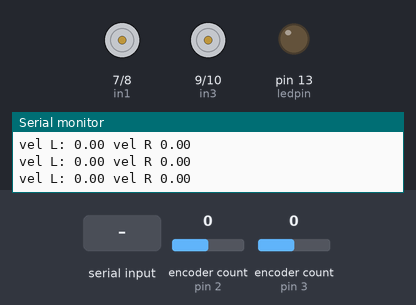
The sketch below on a simulated Arduino Uno, built with avr-gcc and run on an emulated ATmega328P. Shown: motor-driver pin pairs drawn as motors (green arrow = first pin HIGH = forward, orange = second pin HIGH = backward, longer = more drive, scaled by the enable pin), output pins drawn as LEDs (lit = HIGH), the last lines printed to the serial monitor. The inputs (shaded band) are chosen by the test bench; at power-on: encoder count (sensors on pin 3, pin 2) 0.

Above: at 1.2 s.
1.3 s: "w" received over Serial
At 4.22 s:
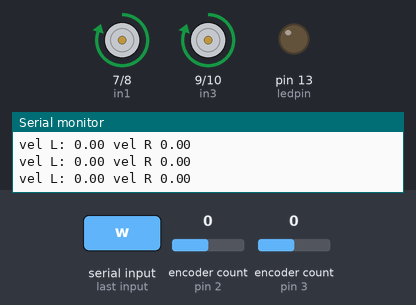
4.3 s: "a" received over Serial
At 4.94 s:
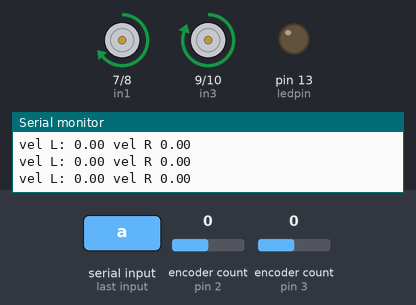
7.3 s: "d" received over Serial
At 7.48 s:
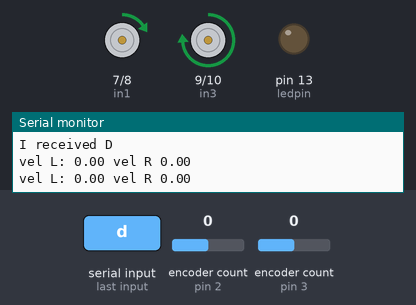
10.3 s: encoder count (sensor on pin 3) set to 1
13.3 s: "a" received over Serial
At 13.49 s:
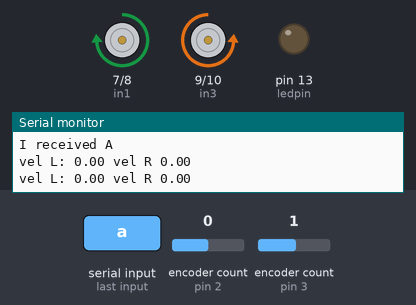
16.3 s: encoder count (sensor on pin 2) set to 4
Timing chart, 0 to 20.3 s (numbered marks = the images above; inputs shaded):
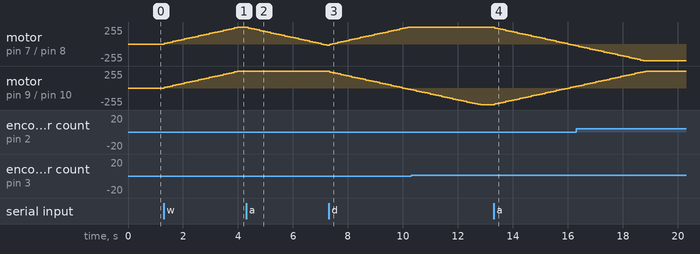

Measured:
- after the input at 1.3 s, motor on pin 7 (in1) / pin 8 (in2), motor on pin 9 (in3) / pin 10 (in4): moves from stopped to forward 254/255 over 2.7 s, starting at once
- after the input at 4.3 s, motor on pin 7 (in1) / pin 8 (in2): moves from forward 254/255 to backward 17/255 over 2.9 s, starting after 0.08 s
- after the input at 7.3 s, motor on pin 9 (in3) / pin 10 (in4): moves from forward 254/255 to backward 26/255 over 3.0 s, starting at once
- after the input at 13.3 s, motor on pin 7 (in1) / pin 8 (in2): moves from forward 254/255 to backward 26/255 over 3.0 s, starting at once; motor on pin 9 (in3) / pin 10 (in4): moves from backward 254/255 to forward 26/255 over 3.0 s, starting at once

The sketch:

BalancingCarMotorsOnly.ino
```cpp
//Needs this encoder library
//http://www.pjrc.com/teensy/td_libs_Encoder.html
#include <Encoder.h>

//variables for directions
#define MOTORFORWARD 1
#define MOTORBACKWARD -1
#define MOTORSTOP 0
#define PWM_MAX 254
#define CHANGE_LIMIT 50

//PINS FOR L298N
// LEFT MOTOR A
int enA = 6;
int in1 = 7;
int in2 = 8;
// RIGHT MOTOR B
int enB = 11;
int in3 = 9;
int in4 = 10;

//Odomoetry Variable
float X_Pose_Estimate, Y_Pose_Estimate, Theta_Pose_Estimate;
//Robot constraints (actually measured)
float WHEEL_BASE       = 0.170; //meters
float WHEEL_RADIUS     = 0.0325; //meters
float WHEEL_FUDGE      = 1.00; //ratio
unsigned long last_time_odom;
float dirFlipL = 1.0; //because left wheel is backwards
float dirFlipR = 1.0; // right wheel goes correct direction


//Velocity Variables
long oldLeft  = 0;
long oldRight = 0;
long newLeft, newRight, diffLeft, diffRight;
float dt = 1.0; // 1hz
unsigned long last_timeL, last_timeR;
float dLeft = 0.0;
float dRight = 0.0;
float MotorCommandL,MotorCommandR;
float Error_Prev_Left, Error_Prev_Right;
float Error_Now_Left, Error_Now_Right;
float Setpoint_ActualLeft,Setpoint_ActualRight;

//Specify the links and initial tuning parameters
float Kp = 1.0;
float Ki = 0.00003;
float Kd = 0.0;
int EncPerRev = 1120; //1920; //32 cpr x 35:1 gear ratio
float EncPerRad;
float RadPerEncUs;

//Encoders
Encoder EncMotorL(2,4);
Encoder EncMotorR(3,5);


//status led
int ledpin = 13;


///////////////////////////////////MAIN SETUP ////////////////////////////
void setup()
{
  // Some maths
  EncPerRad=(float(EncPerRev)/(2.0*3.14159));
  RadPerEncUs=(1e6/EncPerRad);

  //serial for debug
  Serial.begin(9600);

  // set all the motor control pins to outputs
  pinMode(enA, OUTPUT);
  pinMode(enB, OUTPUT);
  pinMode(in1, OUTPUT);
  pinMode(in2, OUTPUT);
  pinMode(in3, OUTPUT);
  pinMode(in4, OUTPUT);
  pinMode(ledpin,OUTPUT);

  //get starting encoder
  oldLeft = EncMotorL.read();
  oldRight = EncMotorR.read();
  last_timeL = micros() - 1;
  last_timeR = micros() - 1;

  //init odom
  last_time_odom = micros() - 1;
  X_Pose_Estimate = 0.0;
  Y_Pose_Estimate = 0.0;
  Theta_Pose_Estimate = 0.0;

  //initialize
  dLeft = 0.0;
  dRight = 0.0;
  Setpoint_ActualLeft = 0.0;
  Setpoint_ActualRight = 0.0;
  MotorCommandL = 0.0;
  MotorCommandR = 0.0;

  //speed init
  setMotorPWM(0, 0);
}


///////////////////////HELPER FUNCTIONS /////////////////////////////////////////

//keep angle between +pi/-pi
void boundTheta(float &angle)
{
  //modulo doesnt work on floats in arduino WTF
  while (angle <= -PI){ angle += 2*PI; }
  while (angle > PI){ angle -= 2*PI; }
}

//set target velocities
void set_target(float target_left,float target_right)
{
  Setpoint_ActualLeft = dirFlipL*target_left;
  Setpoint_ActualRight = dirFlipR*target_right;
}


//set direction in L298 chip
void setDirection(int directionL, int directionR)
{
  //Left Motor
  if(directionL == MOTORFORWARD){
    digitalWrite(in1, HIGH);
    digitalWrite(in2, LOW);
  }
  else if(directionL == MOTORBACKWARD){
    digitalWrite(in1, LOW);
    digitalWrite(in2, HIGH);
  }
  else if(directionL == MOTORSTOP){
    digitalWrite(in1, LOW);
    digitalWrite(in2, LOW);
  }

  //Right Motor
  if(directionR == MOTORFORWARD){
    digitalWrite(in3, HIGH);
    digitalWrite(in4, LOW);
  }
  else if(directionR == MOTORBACKWARD){
    digitalWrite(in3, LOW);
    digitalWrite(in4, HIGH);
  }
  else if(directionR == MOTORSTOP){
    digitalWrite(in3, LOW);
    digitalWrite(in4, LOW);
  }

}

//change the enable pins to change direction
void setMotorPWM(int pwmL, int pwmR)
{
  int dirL = MOTORFORWARD;
  int dirR = MOTORFORWARD;
  int magL = abs(pwmL);
  int magR = abs(pwmR);

  //deal with directions
  if(pwmL < 0){
    dirL = MOTORBACKWARD;
  }
  else if(pwmL == 0){
    dirL = MOTORSTOP;
  }
  if(pwmR < 0){
    dirR = MOTORBACKWARD;
  }
  else if(pwmR == 0){
    dirR = MOTORSTOP;
  }
  setDirection(dirL, dirR);

  //Left Motor
  analogWrite(enA, magL);

  //Right Motor
  analogWrite(enB, magR);
}


//PI control to set motor PWM to correct value to keep desired velocity
void VelocityController()
{
  //Get new values of the wheel encoders
  //get current encoder count and delta time
  newLeft = EncMotorL.read();
  dt=micros()-last_timeL;
  last_timeL = micros();
  //get angular velocity
  diffLeft = newLeft - oldLeft;
  dLeft = (float(diffLeft) / dt) * RadPerEncUs;

  //get current encoder count and delta time
  newRight = EncMotorR.read();
  dt=micros()-last_timeR;
  last_timeR = micros();
  //get angular velocity
  diffRight = newRight - oldRight;
  dRight = (float(diffRight) / dt) * RadPerEncUs;

  //get error from command velocity to actual
  Error_Now_Left = Setpoint_ActualLeft - dLeft ;
  Error_Now_Right = Setpoint_ActualRight - dRight ;

  //velocity PID
  float changeL = Error_Now_Left*Ki*dt + Kp*(Error_Now_Left-Error_Prev_Left);
  float changeR = Error_Now_Right*Ki*dt + Kp*(Error_Now_Right-Error_Prev_Right);
  if(changeL>CHANGE_LIMIT){changeL=CHANGE_LIMIT;}
  if(changeL<-CHANGE_LIMIT){changeL=-CHANGE_LIMIT;}
  if(changeR>CHANGE_LIMIT){changeR=CHANGE_LIMIT;}
  if(changeR<-CHANGE_LIMIT){changeR=-CHANGE_LIMIT;}

  //Motor commandings in PWM units -255 to +255
  MotorCommandL+=changeL;
  MotorCommandR+=changeR;

  //Avoid integral windup, if you are failing to meet target
  //even with max power.
  if (MotorCommandL > PWM_MAX) {MotorCommandL= PWM_MAX;}
  if (MotorCommandL <-PWM_MAX) {MotorCommandL=-PWM_MAX;}
  if (MotorCommandR > PWM_MAX) {MotorCommandR= PWM_MAX;}
  if (MotorCommandR <-PWM_MAX) {MotorCommandR=-PWM_MAX;}

  //Move the new value into the past
  oldLeft=newLeft;
  oldRight=newRight;
  Error_Prev_Left=Error_Now_Left;
  Error_Prev_Right=Error_Now_Right;

  //Send the command to the motor!
  setMotorPWM(int(MotorCommandL), int(MotorCommandR));

}


//differential drive equaitons
void Compute_Odometry()
{
  //since we last odomed
  dt = (micros()-last_time_odom) / 1e6; //convert this to seconds cuz m/s
  last_time_odom = micros();

  /// Multiply by radius to go from radians/s to m/s
  /// Correct for the fact that the two wheels aren't the same size.
  //dLeft and dRight are globals
  float u_l = dLeft*WHEEL_RADIUS*WHEEL_FUDGE;
  float u_r = dRight*WHEEL_RADIUS;

  /// Calculate linear and angular velocity in robot frame
  float vx = 0.5*(u_l + u_r);
  float vy = 0;
  float vth = (u_r - u_l)/WHEEL_BASE;

  /// Propagate the robot using basic odom
  X_Pose_Estimate += vx*cos(Theta_Pose_Estimate) * dt;
  Y_Pose_Estimate += vx*sin(Theta_Pose_Estimate) * dt;
  Theta_Pose_Estimate += vth * dt;
  //keep theta between +/-PI
  boundTheta(Theta_Pose_Estimate);
}

/////////////////////////////////////////////MAIN LOOP /////////////////////////////////////////////////////////////

void loop()
{
  //check for new commands
  if (Serial.available() > 0) {
          // read the incoming byte:
          float gotit = 3.0;
          int inbyte = Serial.read();

          if(inbyte == 119){
            //forward (w)
            Serial.println("I received W");
            set_target(gotit,gotit);
          }
          if(inbyte == 97){
            //left (a)
            Serial.println("I received A");
            set_target(-gotit,gotit);
          }
          if(inbyte == 115){
            //backward (s)
            Serial.println("I received S");
            set_target(0.0,0.0);
          }
          if(inbyte == 100){
            // right (d)
            Serial.println("I received D");
            set_target(gotit,-gotit);
          }
  }

  //make sure our velocity is legit every time
  VelocityController();

  Serial.print("vel L: ");
  Serial.print(dLeft);
  Serial.print(" vel R ");
  Serial.println(dRight);

  //compute our odometry
  Compute_Odometry();
//  Serial.print("POSE: ");
//  Serial.print(X_Pose_Estimate);
//  Serial.print(", ");
//  Serial.print(Y_Pose_Estimate);
//  Serial.print(", ");
//  Serial.println(Theta_Pose_Estimate);

  delay(100);
}
```
